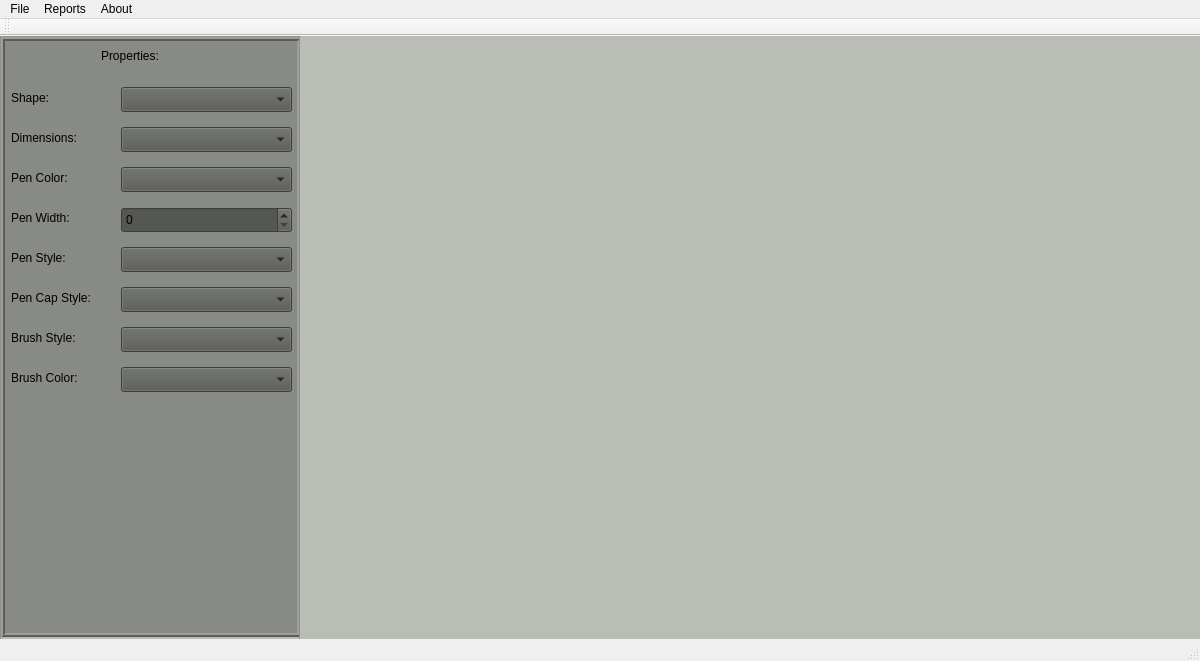
<?xml version="1.0" encoding="UTF-8"?>
<ui version="4.0">
 <class>MainWindow</class>
 <widget class="QMainWindow" name="MainWindow">
  <property name="geometry">
   <rect>
    <x>0</x>
    <y>0</y>
    <width>1200</width>
    <height>661</height>
   </rect>
  </property>
  <property name="minimumSize">
   <size>
    <width>1200</width>
    <height>0</height>
   </size>
  </property>
  <property name="windowTitle">
   <string>MainWindow</string>
  </property>
  <widget class="QWidget" name="centralWidget">
   <property name="minimumSize">
    <size>
     <width>1200</width>
     <height>600</height>
    </size>
   </property>
   <property name="styleSheet">
    <string notr="true">background-color: rgb(186, 189, 182);</string>
   </property>
   <widget class="QScrollArea" name="scrollArea">
    <property name="geometry">
     <rect>
      <x>0</x>
      <y>0</y>
      <width>300</width>
      <height>621</height>
     </rect>
    </property>
    <property name="minimumSize">
     <size>
      <width>300</width>
      <height>600</height>
     </size>
    </property>
    <property name="widgetResizable">
     <bool>true</bool>
    </property>
    <widget class="QWidget" name="scrollAreaWidgetContents">
     <property name="geometry">
      <rect>
       <x>0</x>
       <y>0</y>
       <width>298</width>
       <height>619</height>
      </rect>
     </property>
     <widget class="QFrame" name="frame">
      <property name="geometry">
       <rect>
        <x>0</x>
        <y>0</y>
        <width>300</width>
        <height>600</height>
       </rect>
      </property>
      <property name="minimumSize">
       <size>
        <width>300</width>
        <height>600</height>
       </size>
      </property>
      <property name="styleSheet">
       <string notr="true">background-color: rgb(136, 138, 133);
</string>
      </property>
      <property name="frameShape">
       <enum>QFrame::Box</enum>
      </property>
      <property name="frameShadow">
       <enum>QFrame::Raised</enum>
      </property>
      <property name="lineWidth">
       <number>2</number>
      </property>
      <widget class="QComboBox" name="Shape_ComboBox">
       <property name="geometry">
        <rect>
         <x>120</x>
         <y>50</y>
         <width>171</width>
         <height>25</height>
        </rect>
       </property>
       <property name="styleSheet">
        <string notr="true">background-color: rgb(85, 87, 83);</string>
       </property>
      </widget>
      <widget class="QLabel" name="Properties">
       <property name="geometry">
        <rect>
         <x>100</x>
         <y>10</y>
         <width>91</width>
         <height>17</height>
        </rect>
       </property>
       <property name="styleSheet">
        <string notr="true">color: rgb(0, 0, 0);
font: 13pt &quot;Noto Sans&quot;;</string>
       </property>
       <property name="text">
        <string>Properties:</string>
       </property>
       <property name="textFormat">
        <enum>Qt::AutoText</enum>
       </property>
       <property name="textInteractionFlags">
        <set>Qt::LinksAccessibleByMouse</set>
       </property>
      </widget>
      <widget class="QLabel" name="Shape">
       <property name="geometry">
        <rect>
         <x>10</x>
         <y>50</y>
         <width>81</width>
         <height>21</height>
        </rect>
       </property>
       <property name="styleSheet">
        <string notr="true">color: rgb(0, 0, 0);
font: 12pt &quot;Noto Sans&quot;;</string>
       </property>
       <property name="text">
        <string>Shape: </string>
       </property>
      </widget>
      <widget class="QComboBox" name="Dimenstions_ComboBox">
       <property name="geometry">
        <rect>
         <x>120</x>
         <y>90</y>
         <width>171</width>
         <height>25</height>
        </rect>
       </property>
       <property name="styleSheet">
        <string notr="true">background-color: rgb(85, 87, 83);</string>
       </property>
      </widget>
      <widget class="QLabel" name="Dimensions">
       <property name="geometry">
        <rect>
         <x>10</x>
         <y>90</y>
         <width>91</width>
         <height>21</height>
        </rect>
       </property>
       <property name="styleSheet">
        <string notr="true">color: rgb(0, 0, 0);
font: 12pt &quot;Noto Sans&quot;;</string>
       </property>
       <property name="text">
        <string>Dimensions:</string>
       </property>
      </widget>
      <widget class="QComboBox" name="PenColor_ComboBox">
       <property name="geometry">
        <rect>
         <x>120</x>
         <y>130</y>
         <width>171</width>
         <height>25</height>
        </rect>
       </property>
       <property name="styleSheet">
        <string notr="true">background-color: rgb(85, 87, 83);</string>
       </property>
      </widget>
      <widget class="QLabel" name="Pen_Color">
       <property name="geometry">
        <rect>
         <x>10</x>
         <y>130</y>
         <width>91</width>
         <height>21</height>
        </rect>
       </property>
       <property name="styleSheet">
        <string notr="true">color: rgb(0, 0, 0);
font: 12pt &quot;Noto Sans&quot;;</string>
       </property>
       <property name="text">
        <string>Pen Color:</string>
       </property>
      </widget>
      <widget class="QLabel" name="label_5">
       <property name="geometry">
        <rect>
         <x>10</x>
         <y>170</y>
         <width>91</width>
         <height>21</height>
        </rect>
       </property>
       <property name="styleSheet">
        <string notr="true">color: rgb(0, 0, 0);
font: 12pt &quot;Noto Sans&quot;;</string>
       </property>
       <property name="text">
        <string>Pen Width:</string>
       </property>
      </widget>
      <widget class="QSpinBox" name="PenWidth_SpinBox">
       <property name="geometry">
        <rect>
         <x>120</x>
         <y>170</y>
         <width>171</width>
         <height>26</height>
        </rect>
       </property>
       <property name="styleSheet">
        <string notr="true">background-color: rgb(85, 87, 83);</string>
       </property>
      </widget>
      <widget class="QComboBox" name="PenColor_ComboBox_2">
       <property name="geometry">
        <rect>
         <x>120</x>
         <y>210</y>
         <width>171</width>
         <height>25</height>
        </rect>
       </property>
       <property name="styleSheet">
        <string notr="true">background-color: rgb(85, 87, 83);</string>
       </property>
      </widget>
      <widget class="QLabel" name="label_6">
       <property name="geometry">
        <rect>
         <x>10</x>
         <y>210</y>
         <width>91</width>
         <height>21</height>
        </rect>
       </property>
       <property name="styleSheet">
        <string notr="true">color: rgb(0, 0, 0);
font: 12pt &quot;Noto Sans&quot;;</string>
       </property>
       <property name="text">
        <string>Pen Style:</string>
       </property>
      </widget>
      <widget class="QComboBox" name="PenColor_ComboBox_3">
       <property name="geometry">
        <rect>
         <x>120</x>
         <y>250</y>
         <width>171</width>
         <height>25</height>
        </rect>
       </property>
       <property name="styleSheet">
        <string notr="true">background-color: rgb(85, 87, 83);</string>
       </property>
      </widget>
      <widget class="QLabel" name="label_7">
       <property name="geometry">
        <rect>
         <x>10</x>
         <y>250</y>
         <width>91</width>
         <height>21</height>
        </rect>
       </property>
       <property name="styleSheet">
        <string notr="true">color: rgb(0, 0, 0);
font: 10pt &quot;Noto Sans&quot;;</string>
       </property>
       <property name="text">
        <string>Pen Cap Style:</string>
       </property>
      </widget>
      <widget class="QLabel" name="label_8">
       <property name="geometry">
        <rect>
         <x>10</x>
         <y>290</y>
         <width>91</width>
         <height>21</height>
        </rect>
       </property>
       <property name="styleSheet">
        <string notr="true">color: rgb(0, 0, 0);
font: 12pt &quot;Noto Sans&quot;;</string>
       </property>
       <property name="text">
        <string>Brush Style:</string>
       </property>
      </widget>
      <widget class="QComboBox" name="PenColor_ComboBox_4">
       <property name="geometry">
        <rect>
         <x>120</x>
         <y>290</y>
         <width>171</width>
         <height>25</height>
        </rect>
       </property>
       <property name="styleSheet">
        <string notr="true">background-color: rgb(85, 87, 83);</string>
       </property>
      </widget>
      <widget class="QLabel" name="label_9">
       <property name="geometry">
        <rect>
         <x>10</x>
         <y>330</y>
         <width>91</width>
         <height>21</height>
        </rect>
       </property>
       <property name="styleSheet">
        <string notr="true">color: rgb(0, 0, 0);
font: 12pt &quot;Noto Sans&quot;;</string>
       </property>
       <property name="text">
        <string>Brush Color:</string>
       </property>
      </widget>
      <widget class="QComboBox" name="PenColor_ComboBox_5">
       <property name="geometry">
        <rect>
         <x>120</x>
         <y>330</y>
         <width>171</width>
         <height>25</height>
        </rect>
       </property>
       <property name="styleSheet">
        <string notr="true">background-color: rgb(85, 87, 83);</string>
       </property>
      </widget>
     </widget>
    </widget>
   </widget>
  </widget>
  <widget class="QMenuBar" name="menuBar">
   <property name="geometry">
    <rect>
     <x>0</x>
     <y>0</y>
     <width>1200</width>
     <height>22</height>
    </rect>
   </property>
   <widget class="QMenu" name="menuFile">
    <property name="title">
     <string>File</string>
    </property>
    <addaction name="actionOpen"/>
    <addaction name="actionSave"/>
    <addaction name="actionSave_As"/>
    <addaction name="actionExit"/>
   </widget>
   <widget class="QMenu" name="menuReports">
    <property name="title">
     <string>Reports</string>
    </property>
    <addaction name="actionSort_by_ID"/>
    <addaction name="actionSort_by_perimeter"/>
    <addaction name="actionSort_by_area"/>
   </widget>
   <widget class="QMenu" name="menuAbout">
    <property name="title">
     <string>About</string>
    </property>
    <addaction name="actionContact_Us"/>
    <addaction name="actionFeedback"/>
    <addaction name="actionAbout"/>
   </widget>
   <addaction name="menuFile"/>
   <addaction name="menuReports"/>
   <addaction name="menuAbout"/>
  </widget>
  <widget class="QToolBar" name="mainToolBar">
   <attribute name="toolBarArea">
    <enum>TopToolBarArea</enum>
   </attribute>
   <attribute name="toolBarBreak">
    <bool>false</bool>
   </attribute>
  </widget>
  <widget class="QStatusBar" name="statusBar"/>
  <action name="actionOpen">
   <property name="text">
    <string>Open</string>
   </property>
  </action>
  <action name="actionSave">
   <property name="text">
    <string>Save</string>
   </property>
  </action>
  <action name="actionSave_As">
   <property name="text">
    <string>Save As</string>
   </property>
  </action>
  <action name="actionExit">
   <property name="text">
    <string>Exit</string>
   </property>
  </action>
  <action name="actionSort_by_ID">
   <property name="text">
    <string>Sort by ID</string>
   </property>
  </action>
  <action name="actionSort_by_perimeter">
   <property name="text">
    <string>Sort by perimeter</string>
   </property>
  </action>
  <action name="actionContact_Us">
   <property name="text">
    <string>Contact Us</string>
   </property>
  </action>
  <action name="actionFeedback">
   <property name="text">
    <string>Feedback</string>
   </property>
  </action>
  <action name="actionSort_by_area">
   <property name="text">
    <string>Sort by area</string>
   </property>
  </action>
  <action name="actionAbout">
   <property name="text">
    <string>About</string>
   </property>
  </action>
 </widget>
 <layoutdefault spacing="6" margin="11"/>
 <resources/>
 <connections>
  <connection>
   <sender>actionExit</sender>
   <signal>triggered()</signal>
   <receiver>MainWindow</receiver>
   <slot>close()</slot>
   <hints>
    <hint type="sourcelabel">
     <x>-1</x>
     <y>-1</y>
    </hint>
    <hint type="destinationlabel">
     <x>599</x>
     <y>330</y>
    </hint>
   </hints>
  </connection>
 </connections>
</ui>
